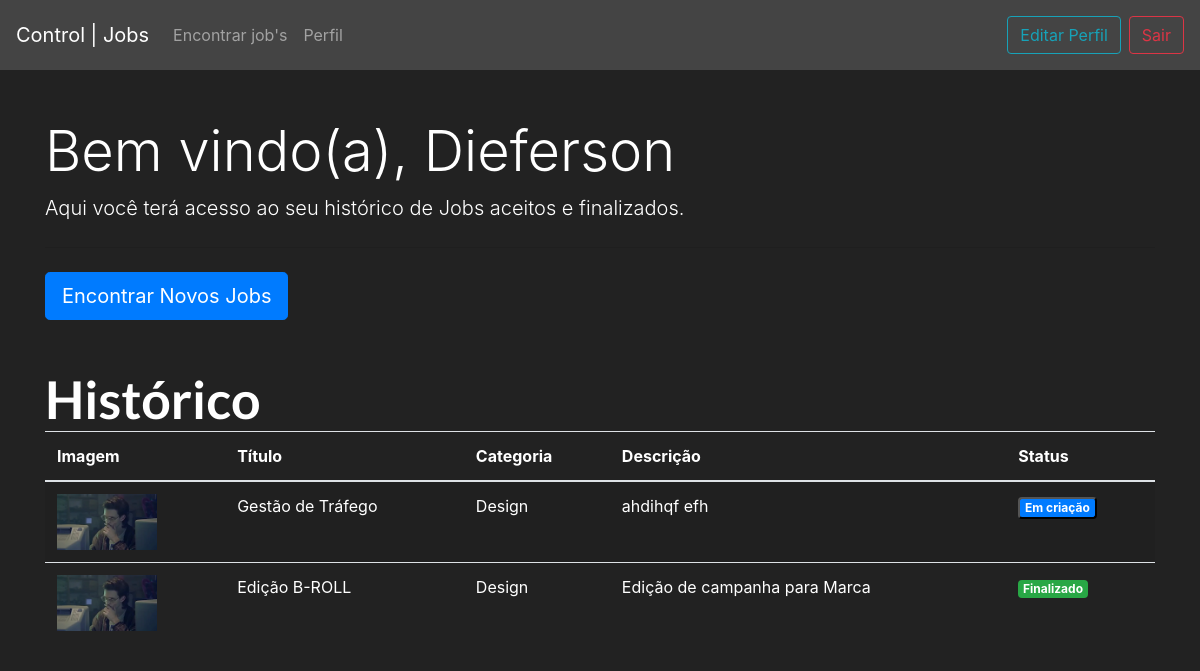
Page /jobs/perfil/ (signed in) on the earlier database version.
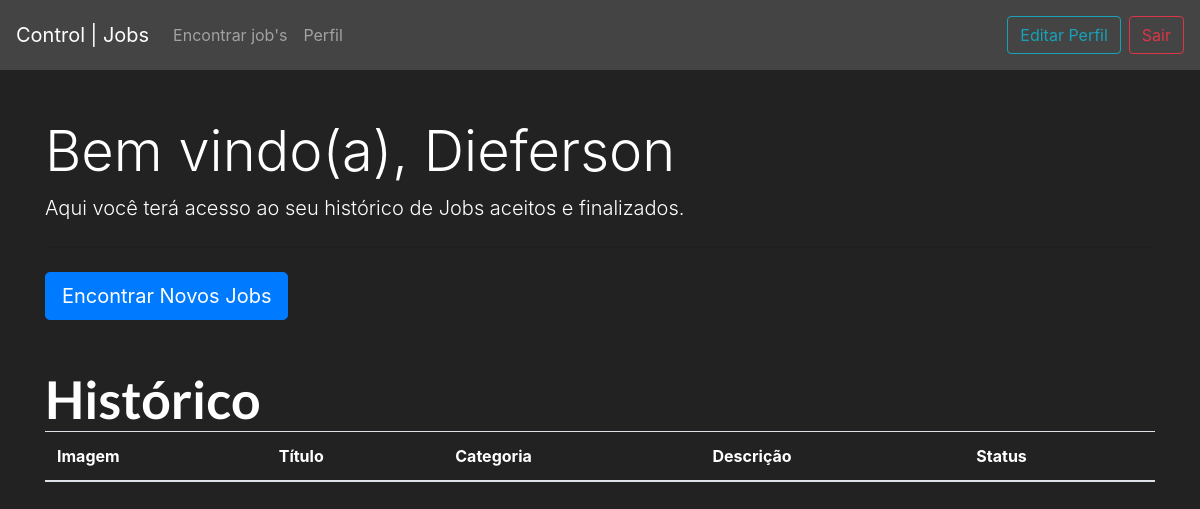
Same page on the later database version.
### jobs/models.py (models this page shows, shortened)
class Jobs(models.Model):
    categoria_choices = (('D', 'Design'),
                         ('EV', 'Edição de Vídeo'),
                         ('MD', 'Marketing Digital'),
                         ('LP', 'Landing Page'))
    status_choices = (('C', 'Em criação'),
                      ('AA', 'Aguardando aprovação'),
                      ('F', 'Finalizado'))
    titulo = models.CharField(max_length=200)
    descricao = models.TextField()
    categoria = models.CharField(max_length=4, choices=categoria_choices, default='D')
    prazo_entrega = models.DateTimeField()
    preco = models.FloatField()
    referencias = models.ManyToManyField(Referencias)
    profissional = models.ForeignKey(User, on_delete=models.DO_NOTHING, null=True, blank=True)
    reservado = models.BooleanField(default=False)
    status = models.CharField(max_length=2, default='C')
    arquivo_final = models.FileField(null=True, blank=True)

class Referencias(models.Model):
    arquivo = models.FileField(upload_to='Referencias')
    def __str__(self) -> str:
        return self.arquivo.url

### jobs/views.py (the view, shortened to what this page needs)
# urls.py: path('perfil/', views.perfil, name="perfil"),
@login_required(login_url='/auth/login')
def perfil(request):
    if request.method == "GET":
        jobs = Jobs.objects.filter(profissional=request.user)
        return render(request, 'perfil.html', {'jobs': jobs})

### jobs/templates/perfil.html (shortened to what this page needs)
{% extends 'base.html' %}
{% load static %}
{% block 'head' %}
        <link rel="stylesheet" href="{% static 'jobs/css/perfil.css' %}">
		<link rel="stylesheet" href="{% static 'jobs/css/encontrar_jobs.css' %}">
{% endblock %}
{% block 'body' %}
    <br>
    <br>
    <div class="container">
        <div class="jumbotronTitle">
            <h1 class="display-4">Bem vindo(a), {{user.username}}</h1>
            <p class="lead">Aqui você terá acesso ao seu histórico de Jobs aceitos e finalizados.</p>
            <hr class="my-4">
              <a class="btn btn-primary btn-lg" href="{% url 'encontrar_jobs' %}" role="button">Encontrar Novos Jobs</a>
          </div>
          <br>
          <br>
        <h4 class="titulo">Histórico</h4>
        <table style="background-color: #222; color: white;" class="table table-striped">
            <thead>
                <tr>
                <th scope="col">Imagem</th>
                <th scope="col">Título</th>
                <th scope="col">Categoria</th>
                <th scope="col">Descrição</th>
                <th scope="col">Status</th>
                </tr>
            </thead>
            <tbody>
                {% for job in jobs %}
                <tr>
                    <th scope="row"><img width="100px" src="{{job.referencias.all.0}}"></th>
                    <td>{{job.titulo}}</td>
                    <td>{% if job.categoria == 'D'%}
                        Design
                        {% else %}
                        Edição de vídeo
                        {% endif%}
                    </td>
                    <td>{{job.descricao}}</td>
                    <td>
                        {% if job.status == 'AA'%}
                           <span class="badge badge-info">Aguardando aprovação</span>
                        {% elif job.status == 'C' %}
                        <button class="badge badge-primary" data-toggle="modal" data-target="#modal-job-{{job.id}}">Em criação</button>
                        {% else %}
                            <span class="badge badge-success">Finalizado</span>
                        {% endif %}
                    </td>
                </tr>
            {% endfor %}
            </tbody>
        </table>
    </div>
{% endblock %}

Differences in the rows shown:
no longer on this page (row edited): Jobs: referencias.all.0 (picture), titulo "Gestão de Tráfego", categoria "Design", descricao "ahdihqf efh"
no longer on this page (row edited): Jobs: referencias.all.0 (picture), titulo "Edição B-ROLL", categoria "Design", descricao "Edição de campanha para Marca", status "Finalizado"
